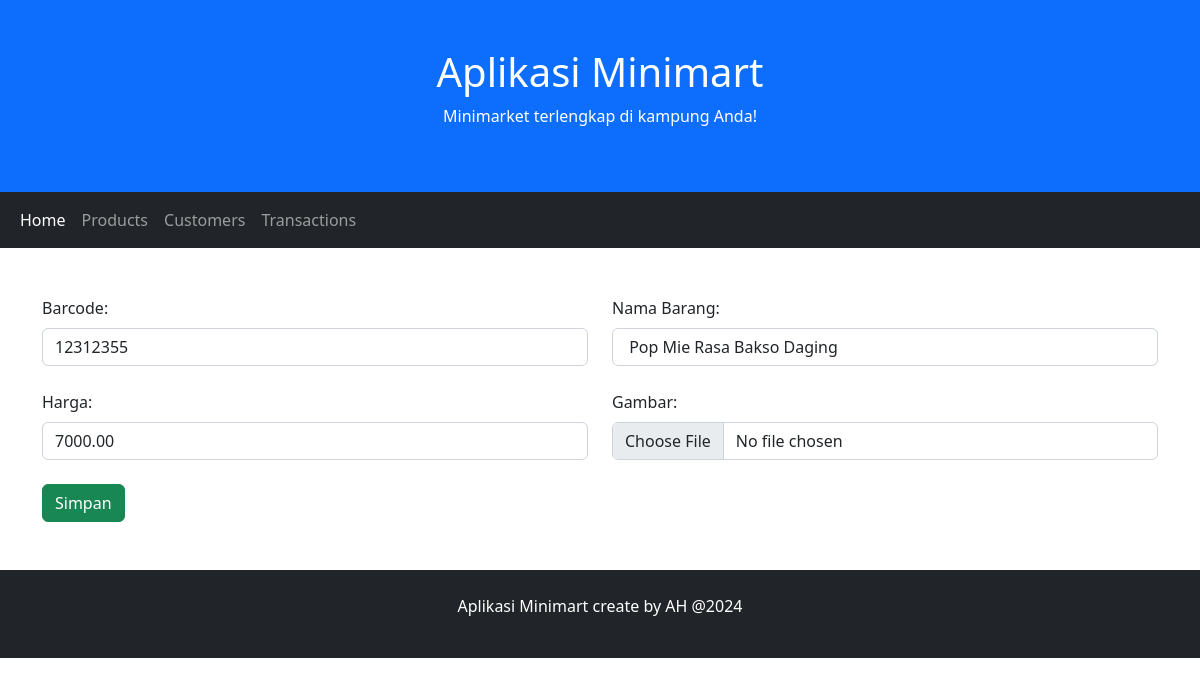
Screenshot of /product_edit.php?id=2 with the database file from the repository.
### tables this page shows
CREATE TABLE IF NOT EXISTS `products` (
  `id` int(11) NOT NULL AUTO_INCREMENT,
  `barcode` varchar(50) NOT NULL,
  `product_name` varchar(50) NOT NULL,
  `price` decimal(10,2) NOT NULL,
  `picture` varchar(255) DEFAULT NULL,
  PRIMARY KEY (`id`)
);

### product_edit.php (the view, shortened to what this page needs)
<?php
    $id = $_GET['id'];
    include('lib/koneksi.php');
    $qry ="SELECT * FROM products";
    $check = $db->query($qry) or die($db->error.__LINE__);
    if($check -> num_rows > 0){
        $sql = "SELECT * FROM products WHERE id=$id";
        if(!$hasil = $db->query($sql))
        {
            die('Query error['.$db->error.']');
        }
        while($prod = $hasil->fetch_object()){
?>
<!DOCTYPE html>
<html lang="en">
<head>
  <link href="css/bootstrap.min.css" rel="stylesheet">
</head>
<body>
<div class="p-5 bg-primary text-white text-center">
  <h1>Aplikasi Minimart</h1>
  <p>Minimarket terlengkap di kampung Anda!</p>
</div>
<nav class="navbar navbar-expand-sm bg-dark navbar-dark">
  <div class="container-fluid">
    <ul class="navbar-nav">
      <li class="nav-item">
        <a class="nav-link active" href="index.php">Home</a>
      </li>
      <li class="nav-item">
        <a class="nav-link" href="products.php">Products</a>
      </li>
      <li class="nav-item">
        <a class="nav-link" href="customers.php">Customers</a>
      </li>
      <li class="nav-item">
        <a class="nav-link" href="trans.php">Transactions</a>
      </li>
    </ul>
  </div>
</nav>
<div class="container mt-5">
  <form action="product_update.php" method="post" enctype="multipart/form-data">
    <div class="row">
      <div class="col">
        <label for="barcode" class="form-label">Barcode:</label>
        <input type="text" class="form-control" id="barcode" placeholder="Masukkan barcode barang" name="barcode" value ="<?php echo $prod->barcode; ?>">
      </div>
      <div class="col">
        <label for="nama_barang" class="form-label">Nama Barang:</label>
        <input type="text" class="form-control" id="nama_barang" placeholder="Masukkan nama barang" name="nama_barang" value =" <?php echo $prod->product_name; ?>">
      </div>
    </div>
    <br>
    <div class="row">
      <div class="col">
        <label for="harga" class="form-label">Harga:</label>
        <input type="text" class="form-control" id="harga" placeholder="Masukkan harga barang" name="harga" value ="<?php echo $prod->price; ?>">
      </div>
      <div class="col">
        <label for="gambar" class="form-label">Gambar:</label>
        <input class="form-control" type="file" id="gambar" name="gambar">
      </div>
    </div>
    <br>
    <div class="row">
      <div class="col">
      <input class="btn btn-success" type="submit" value="Simpan">
      </div>
    </div>
  </form>
</div>
<div class="mt-5 p-4 bg-dark text-white text-center">
  <p>Aplikasi Minimart create by AH @2024</p>
</div>
</body>
</html>
<?php
        }
    }
?>

### rows the page displays
products: barcode "12312355", nama_barang "Pop Mie Rasa Bakso Daging", harga "7000.00"
